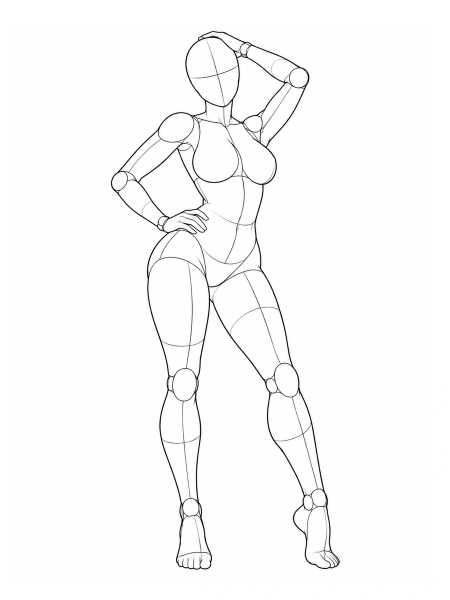
#> input picture poses/img/full_sexy_P001_front.webp, 900 x 1200 px (shown at 1/2 size)
$ python -i pose_db.py   (imports and definitions only)
#> lines starting #> are read from the running program, lines starting #| are printed output that depends on the picture
"""多库索引、取图范围与图片定位。

本项目把「白模参考图库」抽象成一个可实例化的库（lib）：pose=姿态库、garment=服装库、
face=脸模库。每个库各自有目录、index.json 与角度集，资源平铺存放，
分类信息全部写在索引里（与姿态库约定一致，不靠子目录分堆）。

内置库索引由 tools/build_*_db.py 生成，索引缺失时 auto_build() 也会把原始图
（默认 PNG）转成 WebP 再建索引。**内置素材在插件目录里，用户素材在插件外面**：

    内置（随仓库，升级会被覆盖，属正常）  <插件>/poses|garment|faces/{img,thumbs,index.json}
    用户（升级不会碰）                  <ComfyUI>/user/default/guliposes/<lib>/custom/
    用户原始图（转换来源）               <ComfyUI>/user/default/guliposes/<lib>/png/

读索引时按目录签名自动把 custom/ 补进来，不需要重建内置库。一个文件一个视角，
视角按该库的角度集处理（姿态库 5 视角，服装库 / 脸模库单角度）。
"""

import io
import json
import os
import re
import shutil
import threading
import uuid
import zipfile
from datetime import datetime
from pathlib import Path
from typing import Optional

from PIL import Image, ImageOps


# [8 lines left out: function _log, not called in this run]


NODE_DIR = Path(__file__).resolve().parent
DB_DIR = NODE_DIR / "poses"
# 服装库（garment）与姿态库（poses）平级，放在插件根目录下、与 poses 并列
GARMENT_DIR = NODE_DIR / "garment"
# 脸模库（face）同样与 poses 平级，目录名是 faces（已在插件根目录下）
FACE_DIR = NODE_DIR / "faces"

# ---------------------------------------------------------------------------
# 用户数据目录：一定放在插件目录**外面**。
#
# 插件升级有两条路——`git pull` 和「删掉文件夹重新解压」，后者会把插件目录里
# 的一切原样盖掉，包括用户自己导入的 `custom/` 和自己的 `png/` 原始素材。
# 所以这两类目录从 v1.2.2 起落在 ComfyUI 的 user 目录下，和插件源码彻底分开：
#
#   ComfyUI/user/default/guliposes/pose/custom/     节点里「导入」的图 + meta.json
#   ComfyUI/user/default/guliposes/pose/png/        自己丢进去的原始图（auto_build 会转）
#   ComfyUI/user/default/guliposes/garment/…        同上
#   ComfyUI/user/default/guliposes/face/…
#
# 内置素材（img/ thumbs/ index.json）仍随仓库分发——被覆盖掉是预期行为，它们是官方的。
# 想要换盘或集中管理，设环境变量 GULIPOSES_DATA_DIR 指到别处即可。
# ---------------------------------------------------------------------------


def _comfy_user_root() -> Optional[Path]:
    """ComfyUI 自己的 user 目录（新版有 folder_paths.get_user_directory）。"""
    try:
        import folder_paths  # ComfyUI 运行时才有；独立导入时拿不到
    except Exception:
        return None
    getter = getattr(folder_paths, "get_user_directory", None)
    if getter is None:
        return None
    try:
        return Path(getter())
    except Exception:
        return None


# [10 lines left out: function _comfy_root_by_tree, not called in this run]


def _detect_user_data_root() -> Path:
    """用户数据根目录，优先级：环境变量 > ComfyUI/user/default/guliposes > 兜底。"""
    env = (os.environ.get("GULIPOSES_DATA_DIR") or "").strip()
    if env:
        custom = Path(env).expanduser()
        return custom if custom.is_absolute() else (NODE_DIR / custom).resolve()
    user_root = _comfy_user_root()
    if user_root is None:
        comfy_root = _comfy_root_by_tree()
        user_root = (comfy_root / "user") if comfy_root is not None else None
    if user_root is not None:
        return user_root / "default" / "guliposes"
    # 最后兜底：插件内 userdata/（.gitignore 已忽略，git pull 不会碰；整目录覆盖仍会丢）
    return NODE_DIR / "userdata"


# [1 line that did not run here, left out]


def user_lib_dir(lib: str = "pose") -> Path:
    """某个库的用户数据目录（插件外面）。"""
    return USER_DATA_ROOT / lib


def custom_dir(lib: str = "pose") -> Path:
    """用户导入的图：<user>/<lib>/custom/。节点「导入」落盘、右键删除都在这里。"""
    return user_lib_dir(lib) / "custom"


# 姿态库（默认库）路径
INDEX_FILE = DB_DIR / "index.json"
IMG_DIR = DB_DIR / "img"
THUMB_DIR = DB_DIR / "thumbs"
# [1 line that did not run here, left out]
# [1 line that did not run here, left out]
# [1 line that did not run here, left out]

# 通用角度标签（姿态库用全 5 视角；服装/脸模库在自己的索引与 LIB_DIRS 里声明自己的角度集）
ANGLE_LABELS = {"front": "正面", "high": "俯视", "low": "仰视", "side": "侧面", "diag": "斜侧"}
LABEL_TO_ANGLE = {label: key for key, label in ANGLE_LABELS.items()}
RANDOM_ANGLE = "随机视角"
ANGLE_CHOICES = list(ANGLE_LABELS.values()) + [RANDOM_ANGLE]

ALL = "全部"
EMPTY_HINT = "（库为空：请在节点里点「导入」放自己的图）"

# 各库的物理路径与角度集。加库只需在此追加一项 + 写对应的 build_*_db.py。
# [29 lines that did not run here, left out]


def _lib_cfg(lib: str = "pose") -> dict:
    return LIB_DIRS[lib]


# [100 lines left out: functions _merge_meta_file, migrate_legacy_userdata, not called in this run]


_userdata_ready = False

# 首次启动时写一份到用户数据目录里，防止用户不敢动 / 误删。
# 更新插件不会覆盖这个文件（它在插件外面）。
_USER_DATA_README = """GG 图库（ComfyUI-GuliPoses）· 用户素材目录
=================================================

升级 / 重装节点不会动这里的任何东西。可以把整个 guliposes 文件夹备份或挪到别的盘，
再用环境变量 GULIPOSES_DATA_DIR 指过来。

pose/  garment/  face/   三个库各一份，结构相同：

  custom/    节点里点「导入」放进来、或右键删除的图都在这。里面有：
               *.webp / *.png ...   图片本体
               meta.json            显示名 / 分类 / 视角
               thumbs/              缩略图（可删，会自动重生成）
  png/       想批量加图就把原始图（PNG / JPG / BMP）丢这里，重启 ComfyUI 会自动
             转成 WebP 并重建索引。兼容旧位置：插件目录里的 /png/ 也还认。

内置图库（随身分发的姿态 / 服装 / 脸模）不在这里——那些在插件目录下，
升级时被覆盖是正常的，反正每次升级都是同一批官方素材。

命令行工具（用 ComfyUI 自带的 python 跑）：
  python tools/userdata.py info      看数据在哪、有多少
  python tools/userdata.py migrate   把插件内老位置的素材复制过来（不动原件）
  python tools/userdata.py move      同上并删掉原件
  python tools/userdata.py backup    打个 zip 备份
"""


# [40 lines left out: functions _write_userdata_readme, ensure_userdata, not called in this run]


IMAGE_EXTS = (".png", ".jpg", ".jpeg", ".webp", ".bmp")
# 原始图默认丢进用户数据目录下的 png/ 子目录（默认 PNG），auto_build 会自动转成 WebP
RAW_SUBDIR = "png"
THUMB_SIDE = 320


# [6 lines left out: function raw_dir, not called in this run]


ILLEGAL_CHARS = '\\/:*?"<>|'
# Windows 里不能当文件名用的保留字，撞上就加下划线
RESERVED_NAMES = (
    {"CON", "PRN", "AUX", "NUL"} | {f"COM{i}" for i in range(1, 10)} | {f"LPT{i}" for i in range(1, 10)}
)

# 自定义库系列（每个 lib 共用同一套「我的」系列键，但显示名按库区分）
CUSTOM_SERIES_KEY = "custom"
CUSTOM_SERIES_SHORT = "我的"
CUSTOM_CAT = "自定义"

_lock = threading.Lock()

# 按 lib 分别缓存：避免多库互相污染，也保证 pose 库零回归
_builtin_cache: dict = {}   # lib -> {"index":..., "mtime":...}
_custom_cache: dict = {}    # lib -> {"poses":..., "sig":..., "meta":..., "meta_mtime":...}
_raw_cache: dict = {}       # lib -> {"sig":..., "pending":...}  原始图是否有待转换的新图
_auto_sig: dict = {}        # lib -> index.json 里记录的 imgSig（自动建库的库才非 None）


class PoseDBMissing(RuntimeError):
    """库还没准备好（空库 / 索引缺失），或选中的姿态已经不在库里。"""


def _custom_series_name(lib: str = "pose") -> str:
    return {"pose": "我的姿态", "garment": "我的服装", "face": "我的脸模"}.get(lib, "我的")


# [47 lines left out: functions _empty_base, _builtin, not called in this run]


# ---------- 原始图自动转 WebP 并建索引（用户把图丢进库目录时）----------

WEBP_QUALITY = 95
WEBP_METHOD = 4

# auto_build 兜底建索引时的系列名（按库区分，免得服装库重建后显示「脸模」）
_AUTO_SERIES = {
    "pose": ("default", "姿态"),
    "garment": ("default", "穿搭"),
    "face": ("face", "脸模"),
}


# [198 lines left out: functions _convert_to_webp, _img_sig, auto_build, _auto_managed, _img_pending, _custom_files, not called in this run]


def _make_thumb(src: Path, dst: Path) -> None:
    """生成缩略图。透明底铺白，避免格子里出现黑块。"""
#> called with src = 'poses/img/full_sexy_P001_front.webp', dst = 'out.png'
    with Image.open(src) as im:
#> im is the input picture: PIL image 900x1200 RGB; mean R, G, B 250.2, 250.2, 250.2
        im = ImageOps.exif_transpose(im)
        if im.mode in ("RGBA", "LA") or (im.mode == "P" and "transparency" in im.info):
            rgba = im.convert("RGBA")
            flat = Image.new("RGB", rgba.size, (255, 255, 255))
            flat.paste(rgba, mask=rgba.split()[-1])
            im = flat
        else:
            im = im.convert("RGB")
        im.thumbnail((THUMB_SIDE, THUMB_SIDE), Image.LANCZOS)
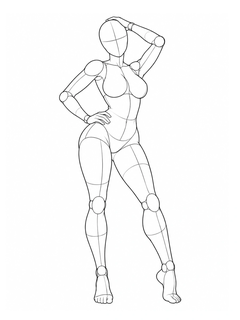
#> im: PIL image 240x320 RGB; mean R, G, B 249.8, 249.8, 249.8
#> (the run stopped early here; a loop or call above may not have finished)
